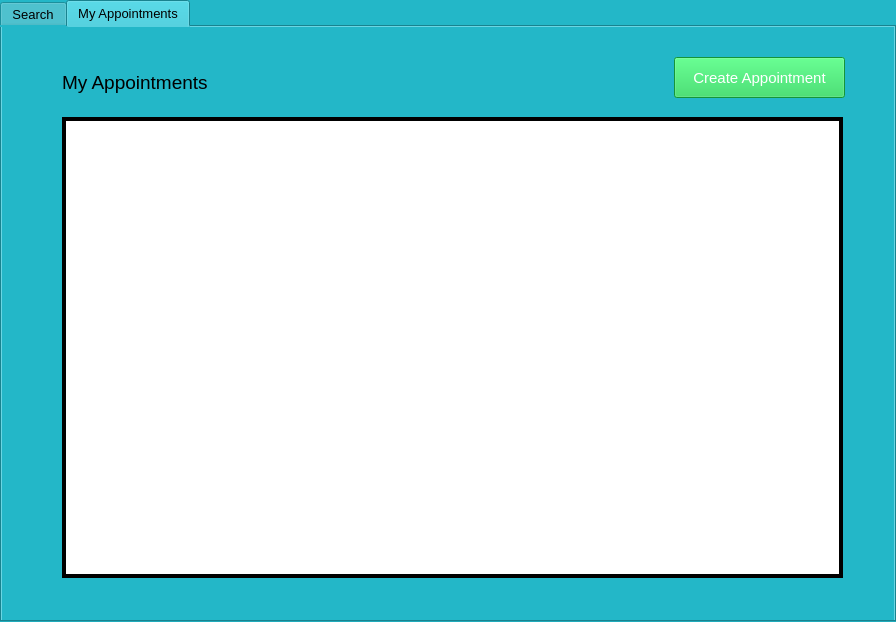
<?xml version="1.0" encoding="UTF-8"?>
<ui version="4.0">
 <class>VetWindow</class>
 <widget class="QMainWindow" name="VetWindow">
  <property name="geometry">
   <rect>
    <x>0</x>
    <y>0</y>
    <width>896</width>
    <height>622</height>
   </rect>
  </property>
  <property name="windowTitle">
   <string>e-Pet</string>
  </property>
  <property name="styleSheet">
   <string notr="true">background: #23B7C8;</string>
  </property>
  <widget class="QWidget" name="centralwidget">
   <widget class="QTabWidget" name="vetTabs">
    <property name="geometry">
     <rect>
      <x>0</x>
      <y>0</y>
      <width>896</width>
      <height>622</height>
     </rect>
    </property>
    <property name="font">
     <font>
      <pointsize>10</pointsize>
     </font>
    </property>
    <property name="tabPosition">
     <enum>QTabWidget::North</enum>
    </property>
    <property name="tabShape">
     <enum>QTabWidget::Rounded</enum>
    </property>
    <property name="currentIndex">
     <number>1</number>
    </property>
    <property name="elideMode">
     <enum>Qt::ElideNone</enum>
    </property>
    <widget class="QWidget" name="searchTab">
     <attribute name="title">
      <string>Search</string>
     </attribute>
     <widget class="QLabel" name="label_2">
      <property name="geometry">
       <rect>
        <x>230</x>
        <y>60</y>
        <width>411</width>
        <height>231</height>
       </rect>
      </property>
      <property name="text">
       <string/>
      </property>
      <property name="pixmap">
       <pixmap>media/logo.png</pixmap>
      </property>
      <property name="scaledContents">
       <bool>true</bool>
      </property>
     </widget>
     <widget class="QLabel" name="label_3">
      <property name="geometry">
       <rect>
        <x>380</x>
        <y>320</y>
        <width>121</width>
        <height>31</height>
       </rect>
      </property>
      <property name="font">
       <font>
        <pointsize>14</pointsize>
       </font>
      </property>
      <property name="text">
       <string>Search Pet</string>
      </property>
     </widget>
     <widget class="QLineEdit" name="searchPetField">
      <property name="geometry">
       <rect>
        <x>300</x>
        <y>370</y>
        <width>251</width>
        <height>31</height>
       </rect>
      </property>
      <property name="styleSheet">
       <string notr="true">background: white;</string>
      </property>
     </widget>
     <widget class="QPushButton" name="searchPetButton">
      <property name="geometry">
       <rect>
        <x>560</x>
        <y>370</y>
        <width>93</width>
        <height>31</height>
       </rect>
      </property>
      <property name="font">
       <font>
        <pointsize>11</pointsize>
       </font>
      </property>
      <property name="styleSheet">
       <string notr="true">background: #1CD050;
color: white;</string>
      </property>
      <property name="text">
       <string>Find</string>
      </property>
     </widget>
     <widget class="QWidget" name="petInfoWidget" native="true">
      <property name="geometry">
       <rect>
        <x>0</x>
        <y>0</y>
        <width>896</width>
        <height>591</height>
       </rect>
      </property>
      <widget class="QListWidget" name="petListWidget1">
       <property name="geometry">
        <rect>
         <x>100</x>
         <y>40</y>
         <width>241</width>
         <height>501</height>
        </rect>
       </property>
       <property name="styleSheet">
        <string notr="true">background:white;
border: 2px solid black;
border-radius: 10px;</string>
       </property>
      </widget>
      <widget class="QPushButton" name="petInfoBackButton">
       <property name="geometry">
        <rect>
         <x>10</x>
         <y>20</y>
         <width>71</width>
         <height>28</height>
        </rect>
       </property>
       <property name="font">
        <font>
         <pointsize>10</pointsize>
        </font>
       </property>
       <property name="styleSheet">
        <string notr="true">background: #03e8fc;</string>
       </property>
       <property name="text">
        <string>Back</string>
       </property>
      </widget>
      <widget class="QListWidget" name="petListWidget2">
       <property name="geometry">
        <rect>
         <x>370</x>
         <y>40</y>
         <width>481</width>
         <height>231</height>
        </rect>
       </property>
       <property name="styleSheet">
        <string notr="true">background:white;
border: 2px solid black;
border-radius: 10px;</string>
       </property>
      </widget>
      <widget class="QListWidget" name="petListWidget3">
       <property name="geometry">
        <rect>
         <x>370</x>
         <y>310</y>
         <width>481</width>
         <height>231</height>
        </rect>
       </property>
       <property name="styleSheet">
        <string notr="true">background:white;
border: 2px solid black;
border-radius: 10px;</string>
       </property>
      </widget>
     </widget>
    </widget>
    <widget class="QWidget" name="myAppointmentsTab">
     <attribute name="title">
      <string>My Appointments</string>
     </attribute>
     <widget class="QLabel" name="label">
      <property name="geometry">
       <rect>
        <x>60</x>
        <y>40</y>
        <width>191</width>
        <height>31</height>
       </rect>
      </property>
      <property name="font">
       <font>
        <pointsize>14</pointsize>
       </font>
      </property>
      <property name="text">
       <string>My Appointments</string>
      </property>
     </widget>
     <widget class="QTableWidget" name="myAppointmentsTable">
      <property name="geometry">
       <rect>
        <x>60</x>
        <y>90</y>
        <width>781</width>
        <height>461</height>
       </rect>
      </property>
      <property name="styleSheet">
       <string notr="true">background: white;
border: 4px solid black;</string>
      </property>
     </widget>
     <widget class="QPushButton" name="createAppointmentTable">
      <property name="geometry">
       <rect>
        <x>672</x>
        <y>30</y>
        <width>171</width>
        <height>41</height>
       </rect>
      </property>
      <property name="font">
       <font>
        <pointsize>11</pointsize>
       </font>
      </property>
      <property name="styleSheet">
       <string notr="true">background: #1CD050;
color: white;</string>
      </property>
      <property name="text">
       <string>Create Appointment</string>
      </property>
     </widget>
    </widget>
   </widget>
  </widget>
 </widget>
 <resources/>
 <connections/>
</ui>
